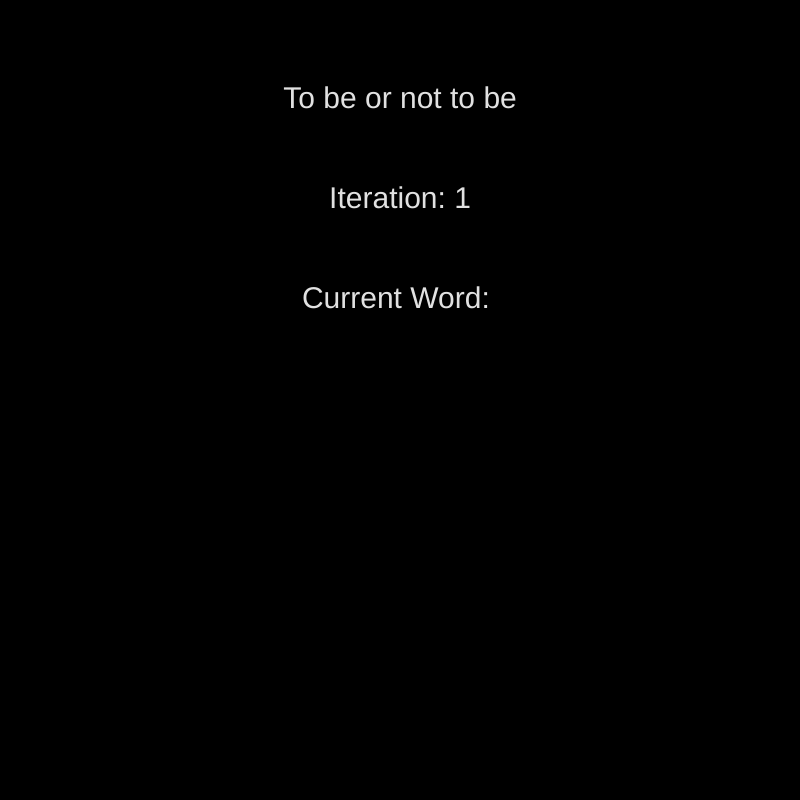
Frame 1 (no input)
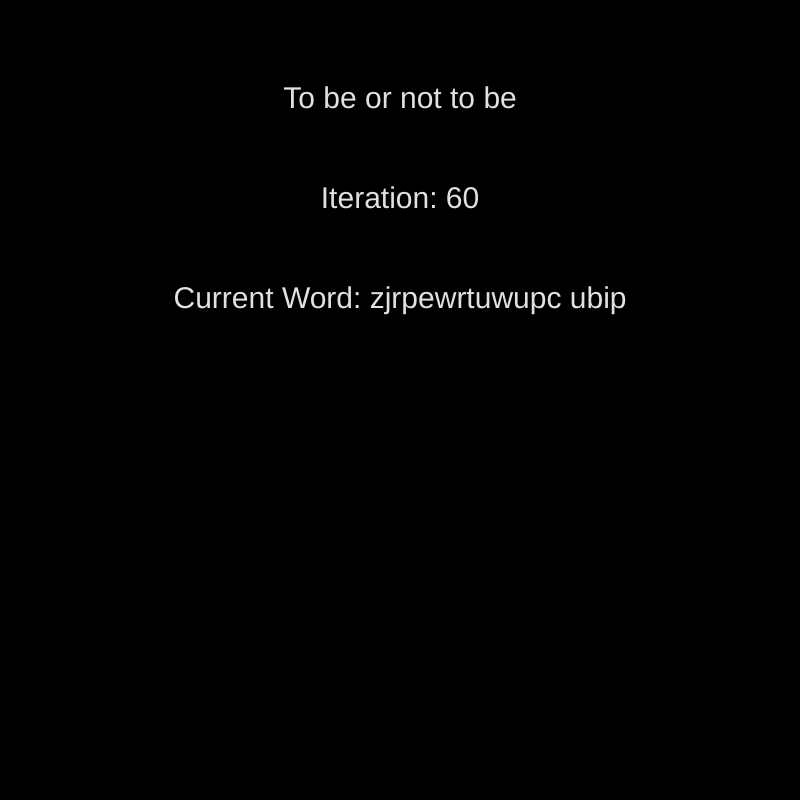
Frame 60 (no input)
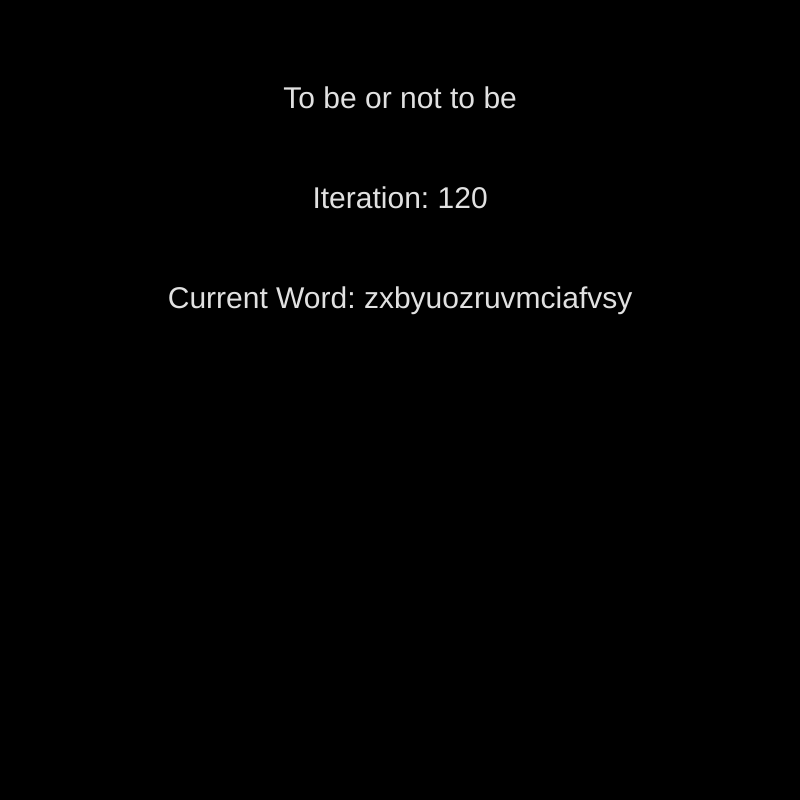
Frame 120 (the mouse pressed at the canvas centre since frame 60)

The p5.js sketch that drew these frames (run headless with seeded random() and noise() and a simulated clock; from frame 60 on, the mouse is pressed at the canvas centre):

// p5.js sketch
// ── sketch.js
//Globals
var phrase = "To be or not to be";

var iteration = 0; //tracking number of attempts
var letters = "abcdefghijklmnopqrstuvwxyz "; //notice including space

var phraseAttempt = ""; //the attempt to match the 'phrase'

function randLetter(){
	//returns a random letter
	return letters[Math.floor(Math.random()*letters.length)];
}

function randPhrase(){
	//returns a random phrase
	var output = "";
	for (var i = 0; i<phrase.length; i++){
		output = output + randLetter();
	}
	return output;
}

function setup(){
	createCanvas(800,800);
}

function draw(){
	background(0);
	iteration++; //new attempt

	//Drawing text to canvas
	fill(225);
	textSize(30);
	textAlign(CENTER,CENTER);
	text(phrase,width/2,100);
	text("Iteration: " + iteration,width/2,200);
	text("Current Word: " + phraseAttempt,width/2,300);

	/////////////////////////////////////////////////////
	//Dictating how to handle current word not matching//
	/////////////////////////////////////////////////////
	if(phraseAttempt != phrase){
		phraseAttempt = randPhrase();
	}else{
		//end the loop phraseAttempt == phrase, 
		fill(225,0,0);
		text("Done!",width/2,400);
		noLoop();
	}
}
